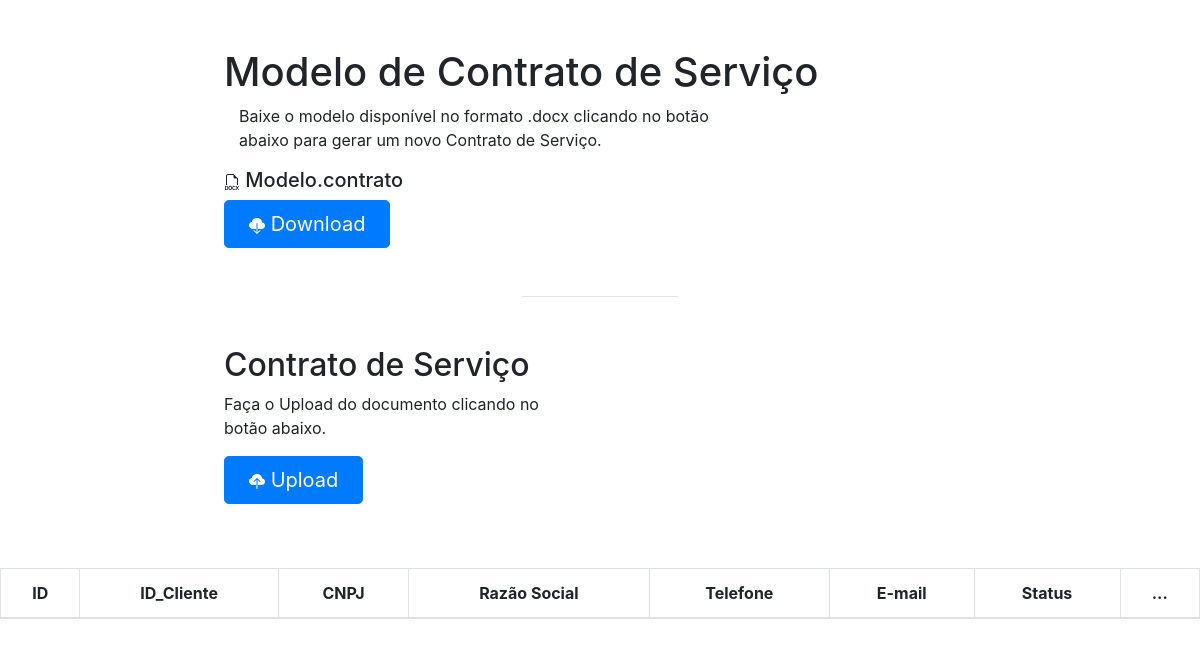
The app's page /financeiro/view.contrato-cliente.php, older data.
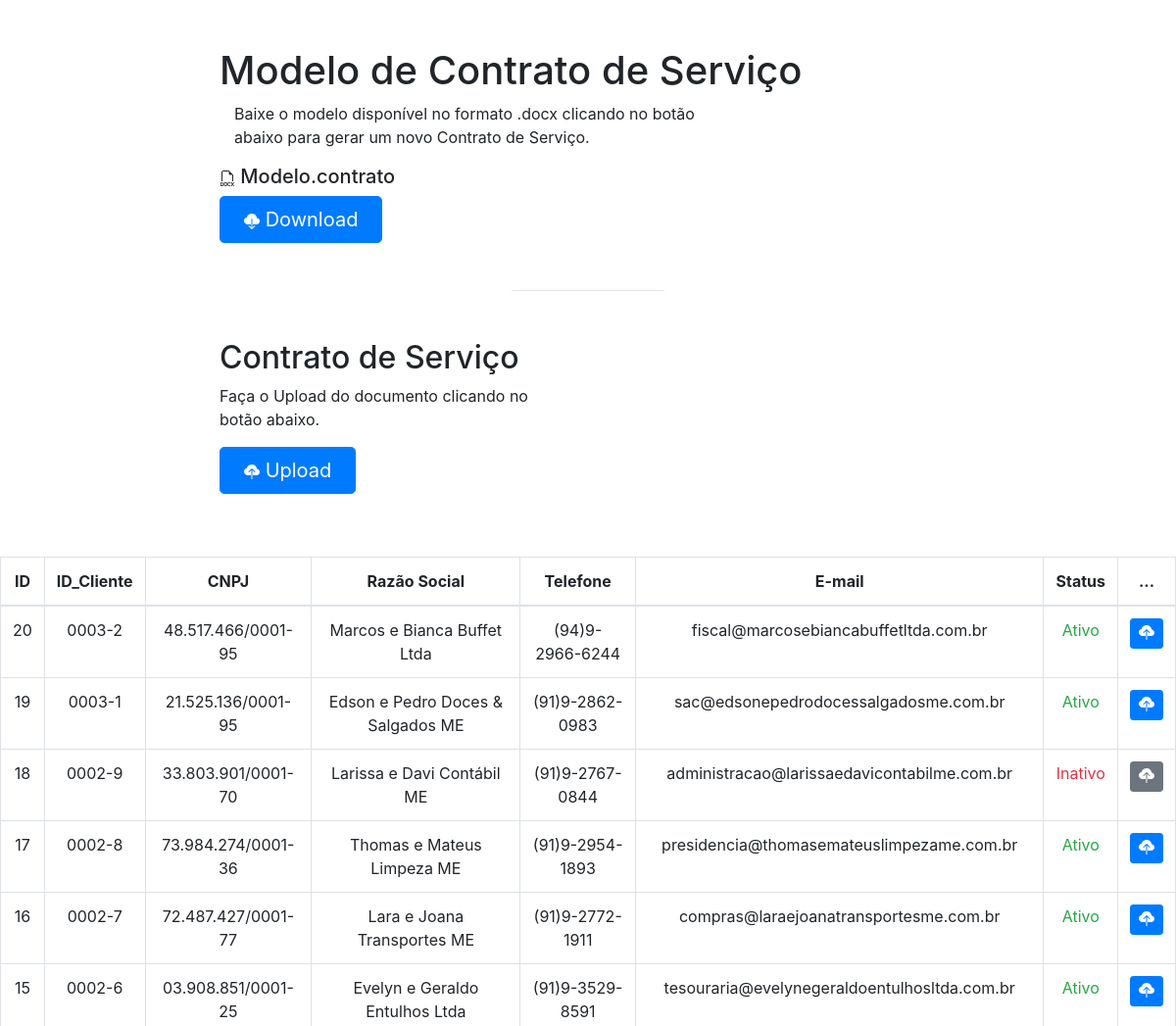
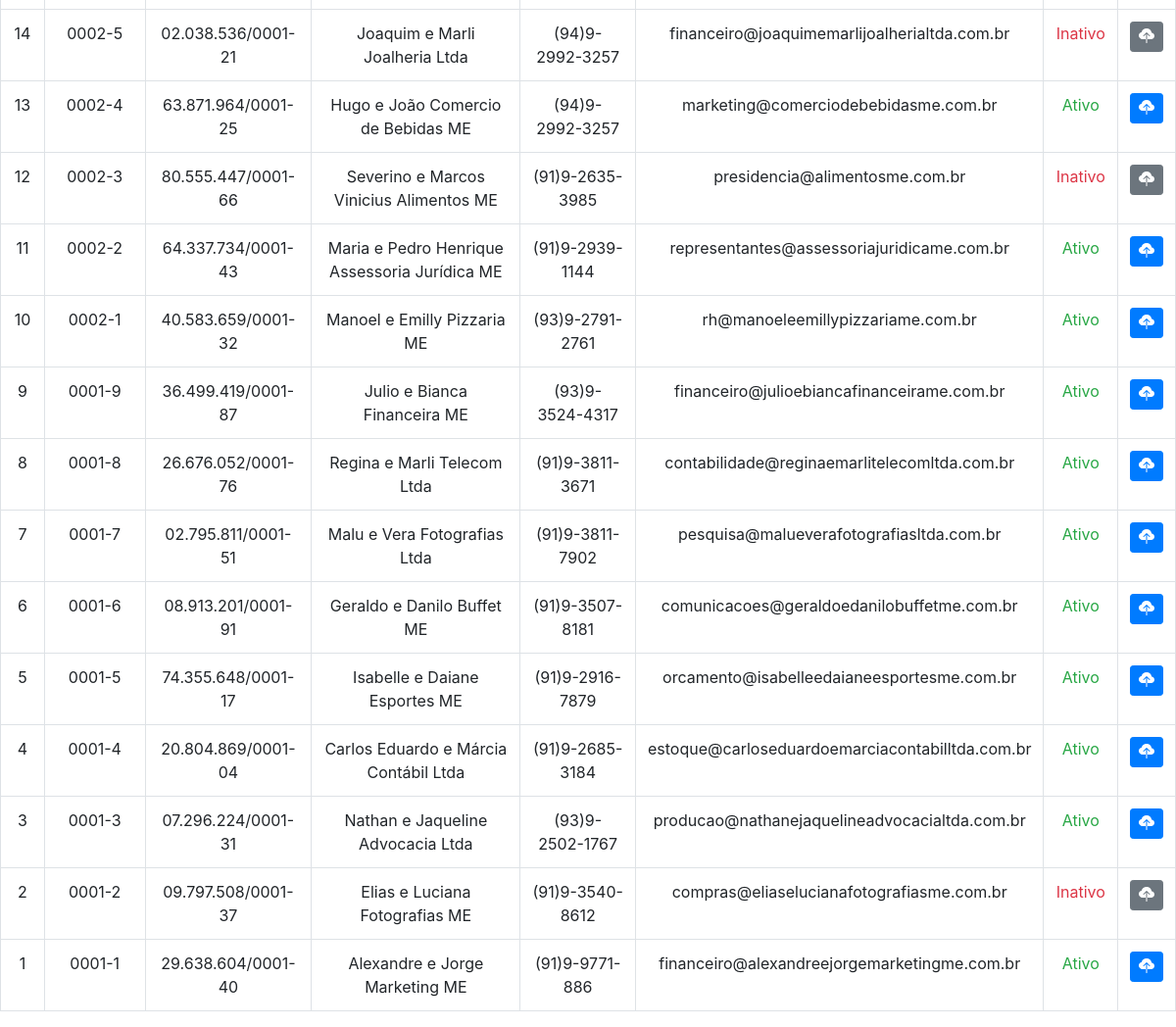
The same page, newer data (2 pictures, top to bottom).
### tables this page shows
CREATE TABLE `cliente` (
  `id` int NOT NULL AUTO_INCREMENT,
  `id_cliente` varchar(45) NOT NULL,
  `cnpj` varchar(20) NOT NULL,
  `razao_social` varchar(110) NOT NULL,
  `telefone` varchar(15) NOT NULL,
  `email` varchar(110) NOT NULL,
  `rua` varchar(110) NOT NULL,
  `bairro` varchar(110) NOT NULL,
  `cidade` varchar(110) NOT NULL,
  `cep` varchar(12) NOT NULL,
  `obs` varchar(250) NOT NULL,
  `status_cliente` varchar(45) NOT NULL,
  PRIMARY KEY (`id`,`cnpj`,`id_cliente`)
);

### financeiro/view.contrato-cliente.php (the view, shortened to what this page needs)
<?php
  include_once('config.php');
      $sql = "SELECT * FROM formulario.cliente ORDER BY id DESC";
      $result = $conexao->query($sql);
  $item = array(
    0=> array(
      'nome' => 'contrato.docx',
      'file' => 'financeiro/cs/contrato.docx',
      'titulo' => 'Modelo.contrato',
      'tipo' => 'docx'
    )
  )
?>
<!DOCTYPE html>
<html lang="pt-br">
    <head>
        <link rel="stylesheet" href="https://cdn.jsdelivr.net/npm/bootstrap@4.0.0/dist/css/bootstrap.min.css">
    <link href="/docs/5.3/dist/css/bootstrap.min.css" rel="stylesheet">
      </head>
<body>
      <div class="col-lg-8 mx-auto p-4 py-md-5">
        <main>
          <h1 class="text-body-emphasis">Modelo de Contrato de Serviço</h1>
          <p class="fs-5 col-md-8">Baixe o modelo disponível no formato .docx clicando no botão abaixo para gerar um novo Contrato de Serviço.</p>
       <?php foreach($item as $item):?>
          <div class="mb-5">
              <h5>
                <?php echo$item['titulo'];?>
              </h5>
              <a  href="<?php echo 'download.php?file='.$item['file']. '&nome='.$item['nome'].'&tipo='.$item['tipo']?>" class="btn btn-primary btn-lg px-4">
             Download</a>
          </div>
        <?php endforeach; ?>
          <hr class="col-3 col-md-2 mb-5">
          <div class="row g-5">
            <div class="col-md-6">
              <h2 class="text-body-emphasis">Contrato de Serviço</h2>
              <p>Faça o Upload do documento clicando no botão abaixo.</p>
              <ul class="list-unstyled ps-0">
                <li>
                <a href="enviar_cs_alternative.php" class="btn btn-primary btn-lg px-4">
                  Upload</a>
                </li>
              </ul>
            </div>
            </div>
          </div>
      <table class="table table-bordered table-hover" style="text-align: center;">
        <thead>
          <tr>
            <th scope="col">ID</th>
            <th scope="col">ID_Cliente</th>
            <th scope="col">CNPJ</th>
            <th scope="col">Razão Social</th>
            <th scope="col">Telefone</th>
            <th scope="col">E-mail</th>
            <th scope="col">Status</th>
            <th scope="col">...</th>
          </tr>
        </thead>
        <tbody>
        <?php
                        while($user_data = mysqli_fetch_assoc($result)){
                            echo "<tr>";
                            echo "<td>$user_data[id]</td>";
                            echo "<td>$user_data[id_cliente]</td>";
                            echo "<td>$user_data[cnpj]</td>";
                            echo "<td>$user_data[razao_social]</td>";
                            echo "<td>$user_data[telefone]</td>";
                            echo "<td>$user_data[email]</td>";
                            if($user_data['status_cliente'] == "Ativo"){
                               echo "<td class='text-success'>$user_data[status_cliente]</td>";
                               echo "<td>
                                <a class = 'btn btn-primary btn-sm' href='enviar_cs.php?id=$user_data[id]'>
                                  <svg xmlns='http://www.w3.org/2000/svg' width='16' height='16' fill='currentColor' class='bi bi-cloud-upload-fill' viewBox='0 0 16 16'>
                                    <path fill-rule='evenodd' d='M8 0a5.53 5.53 0 0 0-3.594 1.342c-.766.66-1.321 1.52-1.464 2.383C1.266 4.095 0 5.555 0 7.318 0 9.366 1.708 11 3.781 11H7.5V5.707L5.354 7.854a.5.5 0 1 1-.708-.708l3-3a.5.5 0 0 1 .708 0l3 3a.5.5 0 0 1-.708.708L8.5 5.707V11h4.188C14.502 11 16 9.57 16 7.773c0-1.636-1.242-2.969-2.834-3.194C12.923 1.999 10.69 0 8 0zm-.5 14.5V11h1v3.5a.5.5 0 0 1-1 0z'/>
                                  </svg>
                                </a>
                            </td>";
                            }else{
                              echo "<td class='text-danger'>$user_data[status_cliente]</td>";
                              echo "<td>
                              <a class = 'btn btn-secondary btn-sm' href='#'>
                                <svg xmlns='http://www.w3.org/2000/svg' width='16' height='16' fill='currentColor' class='bi bi-cloud-upload-fill' viewBox='0 0 16 16'>
                                    <path fill-rule='evenodd' d='M8 0a5.53 5.53 0 0 0-3.594 1.342c-.766.66-1.321 1.52-1.464 2.383C1.266 4.095 0 5.555 0 7.318 0 9.366 1.708 11 3.781 11H7.5V5.707L5.354 7.854a.5.5 0 1 1-.708-.708l3-3a.5.5 0 0 1 .708 0l3 3a.5.5 0 0 1-.708.708L8.5 5.707V11h4.188C14.502 11 16 9.57 16 7.773c0-1.636-1.242-2.969-2.834-3.194C12.923 1.999 10.69 0 8 0zm-.5 14.5V11h1v3.5a.5.5 0 0 1-1 0z'/>
                                </svg>
                              </a>
                          </td>";
                            }
                        }
                    ?>
        </tbody>
      </table>
</body>

Row changes from the older to the newer data that the page shows:
added cliente: id "20", id_cliente "0003-2", cnpj "48.517.466/0001-95", razao_social "Marcos e Bianca Buffet Ltda", telefone "(94)9-2966-6244", email "fiscal@marcosebiancabuffetltda.com.br", status_cliente "Ativo"
added cliente: id "19", id_cliente "0003-1", cnpj "21.525.136/0001-95", razao_social "Edson e Pedro Doces & Salgados ME", telefone "(91)9-2862-0983", email "sac@edsonepedrodocessalgadosme.com.br", status_cliente "Ativo"
added cliente: id "18", id_cliente "0002-9", cnpj "33.803.901/0001-70", razao_social "Larissa e Davi Contábil ME", telefone "(91)9-2767-0844", email "administracao@larissaedavicontabilme.com.br", status_cliente "Inativo"
added cliente: id "17", id_cliente "0002-8", cnpj "73.984.274/0001-36", razao_social "Thomas e Mateus Limpeza ME", telefone "(91)9-2954-1893", email "presidencia@thomasemateuslimpezame.com.br", status_cliente "Ativo"
added cliente: id "16", id_cliente "0002-7", cnpj "72.487.427/0001-77", razao_social "Lara e Joana Transportes ME", telefone "(91)9-2772-1911", email "compras@laraejoanatransportesme.com.br", status_cliente "Ativo"
added cliente: id "15", id_cliente "0002-6", cnpj "03.908.851/0001-25", razao_social "Evelyn e Geraldo Entulhos Ltda", telefone "(91)9-3529-8591", email "tesouraria@evelynegeraldoentulhosltda.com.br", status_cliente "Ativo"
added cliente: id "14", id_cliente "0002-5", cnpj "02.038.536/0001-21", razao_social "Joaquim e Marli Joalheria Ltda", telefone "(94)9-2992-3257", email "financeiro@joaquimemarlijoalherialtda.com.br", status_cliente "Inativo"
added cliente: id "13", id_cliente "0002-4", cnpj "63.871.964/0001-25", razao_social "Hugo e João Comercio de Bebidas ME", telefone "(94)9-2992-3257", email "marketing@comerciodebebidasme.com.br", status_cliente "Ativo"
added cliente: id "12", id_cliente "0002-3", cnpj "80.555.447/0001-66", razao_social "Severino e Marcos Vinicius Alimentos ME", telefone "(91)9-2635-3985", email "presidencia@alimentosme.com.br", status_cliente "Inativo"
added cliente: id "11", id_cliente "0002-2", cnpj "64.337.734/0001-43", razao_social "Maria e Pedro Henrique Assessoria Jurídica ME", telefone "(91)9-2939-1144", email "representantes@assessoriajuridicame.com.br", status_cliente "Ativo"
added cliente: id "10", id_cliente "0002-1", cnpj "40.583.659/0001-32", razao_social "Manoel e Emilly Pizzaria ME", telefone "(93)9-2791-2761", email "rh@manoeleemillypizzariame.com.br", status_cliente "Ativo"
added cliente: id "9", id_cliente "0001-9", cnpj "36.499.419/0001-87", razao_social "Julio e Bianca Financeira ME", telefone "(93)9-3524-4317", email "financeiro@julioebiancafinanceirame.com.br", status_cliente "Ativo"
added cliente: id "8", id_cliente "0001-8", cnpj "26.676.052/0001-76", razao_social "Regina e Marli Telecom Ltda", telefone "(91)9-3811-3671", email "contabilidade@reginaemarlitelecomltda.com.br", status_cliente "Ativo"
added cliente: id "7", id_cliente "0001-7", cnpj "02.795.811/0001-51", razao_social "Malu e Vera Fotografias Ltda", telefone "(91)9-3811-7902", email "pesquisa@malueverafotografiasltda.com.br", status_cliente "Ativo"
added cliente: id "6", id_cliente "0001-6", cnpj "08.913.201/0001-91", razao_social "Geraldo e Danilo Buffet ME", telefone "(91)9-3507-8181", email "comunicacoes@geraldoedanilobuffetme.com.br", status_cliente "Ativo"
added cliente: id "5", id_cliente "0001-5", cnpj "74.355.648/0001-17", razao_social "Isabelle e Daiane Esportes ME", telefone "(91)9-2916-7879", email "orcamento@isabelleedaianeesportesme.com.br", status_cliente "Ativo"
added cliente: id "4", id_cliente "0001-4", cnpj "20.804.869/0001-04", razao_social "Carlos Eduardo e Márcia Contábil Ltda", telefone "(91)9-2685-3184", email "estoque@carloseduardoemarciacontabilltda.com.br", status_cliente "Ativo"
added cliente: id "3", id_cliente "0001-3", cnpj "07.296.224/0001-31", razao_social "Nathan e Jaqueline Advocacia Ltda", telefone "(93)9-2502-1767", email "producao@nathanejaquelineadvocacialtda.com.br", status_cliente "Ativo"
added cliente: id "2", id_cliente "0001-2", cnpj "09.797.508/0001-37", razao_social "Elias e Luciana Fotografias ME", telefone "(91)9-3540-8612", email "compras@eliaselucianafotografiasme.com.br", status_cliente "Inativo"
added cliente: id "1", id_cliente "0001-1", cnpj "29.638.604/0001-40", razao_social "Alexandre e Jorge Marketing ME", telefone "(91)9-9771-886", email "financeiro@alexandreejorgemarketingme.com.br", status_cliente "Ativo"
